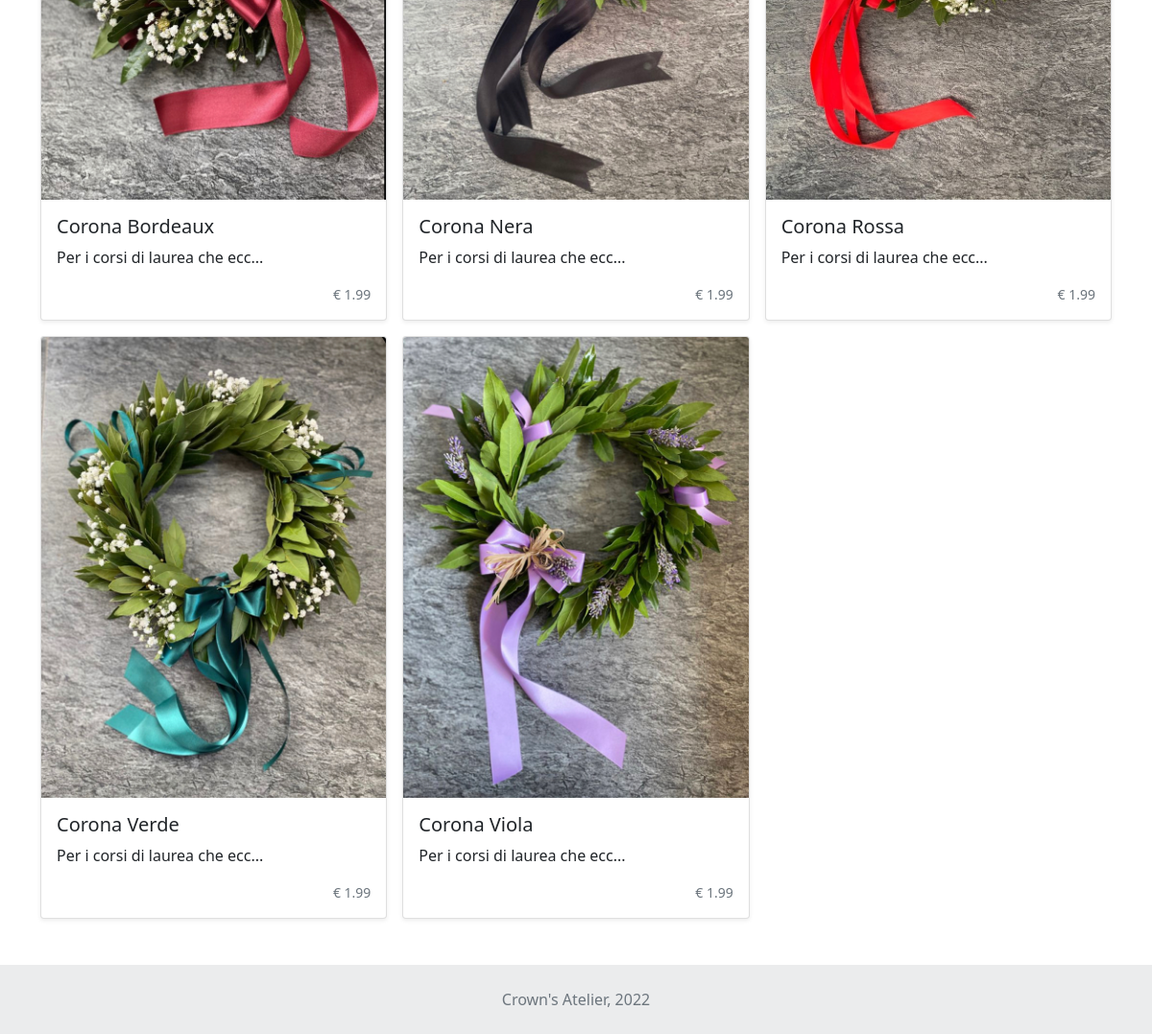
The app's page /lista-prodotti-categoria.php?id=1&search=Corone (lower part), older data.
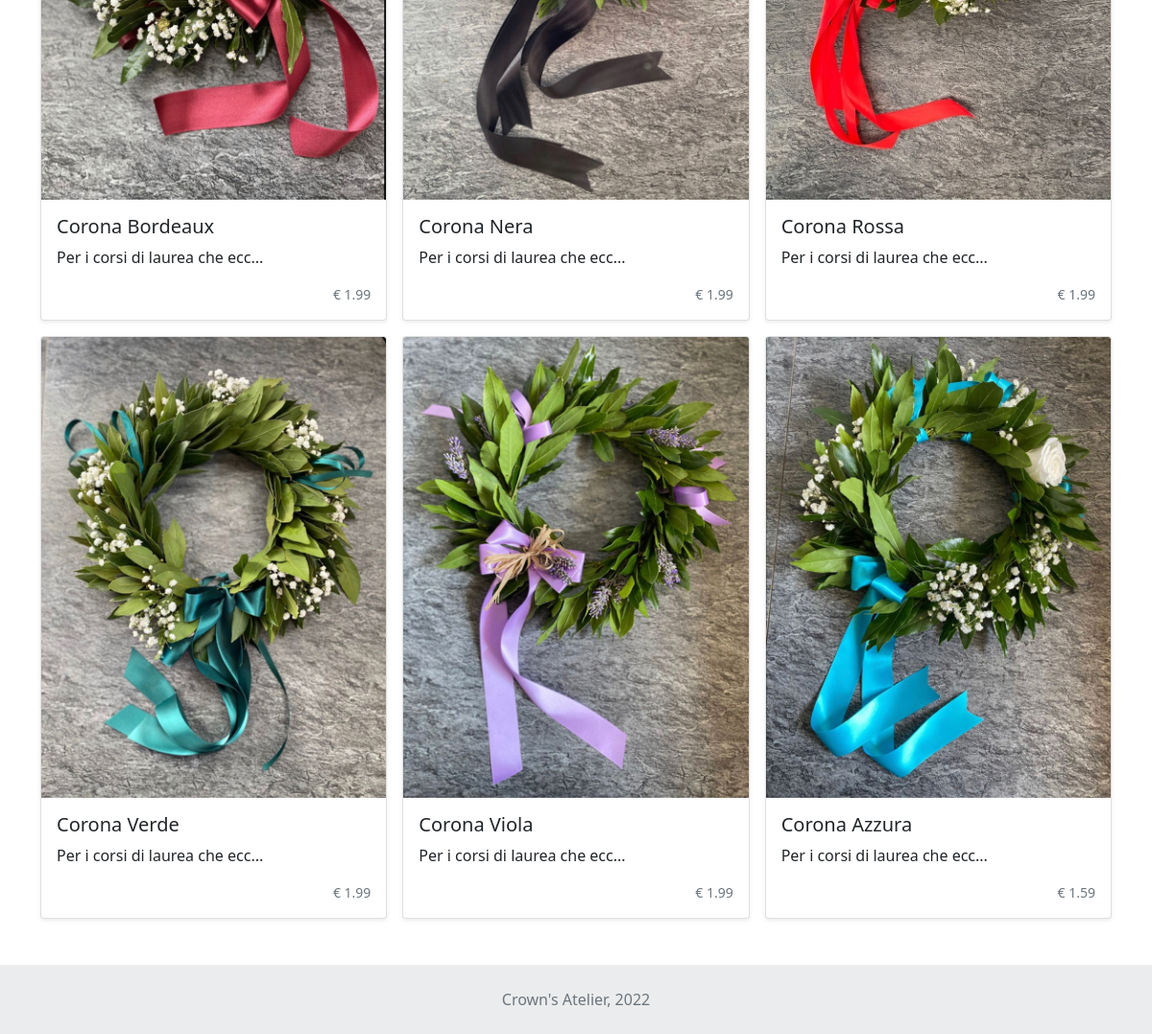
The same page, newer data.
### tables this page shows
CREATE TABLE `prodotti_forniti` (
  `idFornitore` int NOT NULL,
  `idProdotto` int NOT NULL,
  `prezzo` float NOT NULL,
  `qntFornita` int NOT NULL,
  PRIMARY KEY (`idFornitore`,`idProdotto`),
  KEY `fk_prodotti_forniti_email_idx` (`idFornitore`),
  KEY `fk_prodotti_forniti_idProdotto_idx` (`idProdotto`),
  CONSTRAINT `fk_prodotti_forniti_email` FOREIGN KEY (`idFornitore`) REFERENCES `utenti` (`idUtente`),
  CONSTRAINT `fk_prodotti_forniti_idProdotto` FOREIGN KEY (`idProdotto`) REFERENCES `prodotti` (`idProdotto`)
);

CREATE TABLE `prodotti` (
  `idProdotto` int NOT NULL AUTO_INCREMENT,
  `nome` varchar(512) NOT NULL,
  `descrizione` varchar(512) NOT NULL,
  `imgURL` varchar(150) NOT NULL,
  `categoria` int NOT NULL,
  PRIMARY KEY (`idProdotto`),
  KEY `fk_prodotti_categoria_idx` (`categoria`),
  CONSTRAINT `fk_prodotti_categoria` FOREIGN KEY (`categoria`) REFERENCES `categorie` (`idCategoria`)
);

### lista-prodotti-categoria.php (called while the page is built, shortened)
<?php
require_once 'start.php';
$templateParams["titolo"] = "Crown's Atelier - Categoria";
if(isUserLoggedIn()){
    $templateParams["nav"] = "navbar.php";
} else {
    $templateParams["nav"] = "navbar-login.php";
}
$templateParams["nome"] = "listaProdotti.php";
if(isset($_GET["search"])){
    $templateParams["search"] = $_GET["search"];
}
if(isset($_GET["id"])){
    $templateParams["prodotti"] = $dbh-> getProductByCategory($_GET["id"]);
}
require 'template/base.php';
?>

### db/database.php (called while the page is built, shortened)
<?php
class DatabaseHelper{
    private $db;
    public function __construct($servername, $username, $password, $dbname, $port){
        $this->db = new mysqli($servername, $username, $password, $dbname, $port);
    }
    public function getProductByCategory($idcategory){
        $query = "SELECT *
        FROM prodotti, prodotti_forniti
        WHERE prodotti.idProdotto = prodotti_forniti.idProdotto
        AND prodotti.categoria = ?
        AND prodotti_forniti.prezzo IN ( SELECT min(p.prezzo)
                                            FROM prodotti_forniti p
                                            GROUP BY p.idProdotto )
        AND prodotti_forniti.qntFornita > 0";
        $stmt = $this->db->prepare($query);
        $stmt->bind_param('i',$idcategory);
        $stmt->execute();
        $result = $stmt->get_result();
        return $result->fetch_all(MYSQLI_ASSOC);
    }
}
?>

### start.php (called while the page is built, shortened)
<?php
require_once("db/database.php");
$dbh = new DatabaseHelper("127.0.0.1", "root", "root", "my_crownsatelier", 3306);
?>

### template/listaProdotti.php (the view, shortened to what this page needs)
<main>
<div class="album py-5">
    <div class="container">
        <div class="row row-cols-1 row-cols-md-3 g-3">
        <?php if (count($templateParams["prodotti"]) != 0) :?>
            <?php foreach($templateParams["prodotti"] as $prodotto): ?>
                <div class="col d-none d-md-flex">
                    <div class="card shadow-sm">
                        <img src="./resources/img/products/<?php echo $prodotto['imgURL'];?>" class="card-img-top" alt=""/>
                        <div class="card-body">
                            <h5 class="card-title"><?php echo $prodotto['nome'];?></h5>
                            <p class="card-text"><?php echo $prodotto['descrizione'];?></p>
                            <div class="d-flex justify-content-end align-items-center">
                                <small class="text-muted">€ <?php echo $prodotto['prezzo'];?></small>
                            </div>
                        </div>
                    </div>
                </div>
            <?php endforeach;?>
        <?php endif; ?>
        </div>
    </div>
</div>
</main>

### template/base.php (shortened to what this page needs)
<!DOCTYPE html>
<html lang="it">
    <head>
        <link rel="stylesheet" href="./style.css"/>
        <link href="https://cdn.jsdelivr.net/npm/bootstrap@5.1.3/dist/css/bootstrap.min.css" rel="stylesheet">
    </head>
    <body class="d-flex flex-column min-vh-100">
            <?php
                if(isset($templateParams["nome"])){
                    require($templateParams["nome"]);
                }
            ?>
        <footer class="mt-auto text-center text-lg-start bg-light text-muted">
            <div class="text-center p-4">
                Crown's Atelier, 2022
            </div>
        </footer>
    </body>
</html>

### style.css (style rules this page uses)
footer > div { background-color: rgba(0, 0, 0, 0.05); }

Row changes from the older to the newer data that the page shows:
added prodotti_forniti: idProdotto.imgURL (picture), idProdotto.nome "Corona Azzura", idProdotto.descrizione "Per i corsi di laurea che ecc...", prezzo "1.59"
